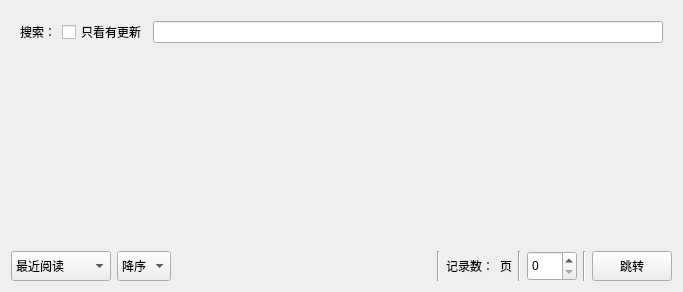
<?xml version="1.0" encoding="UTF-8"?>
<ui version="4.0">
 <class>History</class>
 <widget class="QWidget" name="History">
  <property name="geometry">
   <rect>
    <x>0</x>
    <y>0</y>
    <width>683</width>
    <height>292</height>
   </rect>
  </property>
  <property name="windowTitle">
   <string>历史记录</string>
  </property>
  <layout class="QGridLayout" name="gridLayout_2">
   <item row="1" column="0">
    <layout class="QGridLayout" name="gridLayout_3">
     <item row="0" column="0">
      <widget class="ComicListWidget" name="bookList">
       <property name="styleSheet">
        <string notr="true">QListWidget {background-color:transparent;}</string>
       </property>
      </widget>
     </item>
    </layout>
   </item>
   <item row="0" column="0">
    <widget class="QWidget" name="widget" native="true">
     <layout class="QHBoxLayout" name="horizontalLayout_3">
      <item>
       <widget class="QLabel" name="label">
        <property name="text">
         <string>搜索：</string>
        </property>
       </widget>
      </item>
      <item>
       <widget class="QCheckBox" name="updateCheck">
        <property name="text">
         <string>只看有更新</string>
        </property>
       </widget>
      </item>
      <item>
       <widget class="QLineEdit" name="searchEdit"/>
      </item>
     </layout>
    </widget>
   </item>
   <item row="2" column="0">
    <layout class="QGridLayout" name="gridLayout_4">
     <item row="0" column="0">
      <layout class="QHBoxLayout" name="horizontalLayout">
       <item>
        <widget class="QComboBox" name="sortKey">
         <property name="minimumSize">
          <size>
           <width>100</width>
           <height>30</height>
          </size>
         </property>
         <item>
          <property name="text">
           <string>最近阅读</string>
          </property>
         </item>
         <item>
          <property name="text">
           <string>更新时间</string>
          </property>
         </item>
         <item>
          <property name="text">
           <string>创建时间</string>
          </property>
         </item>
         <item>
          <property name="text">
           <string>爱心数</string>
          </property>
         </item>
         <item>
          <property name="text">
           <string>观看数</string>
          </property>
         </item>
         <item>
          <property name="text">
           <string>章节数</string>
          </property>
         </item>
         <item>
          <property name="text">
           <string>图片数</string>
          </property>
         </item>
        </widget>
       </item>
       <item>
        <widget class="QComboBox" name="sortId">
         <property name="minimumSize">
          <size>
           <width>0</width>
           <height>30</height>
          </size>
         </property>
         <item>
          <property name="text">
           <string>降序</string>
          </property>
         </item>
         <item>
          <property name="text">
           <string>升序</string>
          </property>
         </item>
        </widget>
       </item>
       <item>
        <spacer name="horizontalSpacer">
         <property name="orientation">
          <enum>Qt::Orientation::Horizontal</enum>
         </property>
         <property name="sizeHint" stdset="0">
          <size>
           <width>40</width>
           <height>20</height>
          </size>
         </property>
        </spacer>
       </item>
       <item>
        <widget class="Line" name="line_2">
         <property name="orientation">
          <enum>Qt::Orientation::Vertical</enum>
         </property>
        </widget>
       </item>
       <item>
        <widget class="QLabel" name="nums">
         <property name="minimumSize">
          <size>
           <width>0</width>
           <height>30</height>
          </size>
         </property>
         <property name="text">
          <string>记录数：</string>
         </property>
        </widget>
       </item>
       <item>
        <widget class="QLabel" name="pages">
         <property name="minimumSize">
          <size>
           <width>0</width>
           <height>30</height>
          </size>
         </property>
         <property name="text">
          <string>页</string>
         </property>
        </widget>
       </item>
       <item>
        <widget class="Line" name="line">
         <property name="orientation">
          <enum>Qt::Orientation::Vertical</enum>
         </property>
        </widget>
       </item>
       <item>
        <widget class="QSpinBox" name="spinBox">
         <property name="minimumSize">
          <size>
           <width>50</width>
           <height>30</height>
          </size>
         </property>
        </widget>
       </item>
       <item>
        <widget class="Line" name="line_3">
         <property name="orientation">
          <enum>Qt::Orientation::Vertical</enum>
         </property>
        </widget>
       </item>
       <item>
        <widget class="QPushButton" name="jumpButton">
         <property name="minimumSize">
          <size>
           <width>0</width>
           <height>30</height>
          </size>
         </property>
         <property name="text">
          <string>跳转</string>
         </property>
         <property name="shortcut">
          <string>Return</string>
         </property>
        </widget>
       </item>
      </layout>
     </item>
    </layout>
   </item>
  </layout>
 </widget>
 <customwidgets>
  <customwidget>
   <class>ComicListWidget</class>
   <extends>QListWidget</extends>
   <header location="global">component.list.comic_list_widget.h</header>
  </customwidget>
 </customwidgets>
 <resources/>
 <connections>
  <connection>
   <sender>jumpButton</sender>
   <signal>clicked()</signal>
   <receiver>History</receiver>
   <slot>JumpPage()</slot>
   <hints>
    <hint type="sourcelabel">
     <x>342</x>
     <y>213</y>
    </hint>
    <hint type="destinationlabel">
     <x>361</x>
     <y>352</y>
    </hint>
   </hints>
  </connection>
 </connections>
 <slots>
  <slot>JumpPage()</slot>
 </slots>
</ui>
